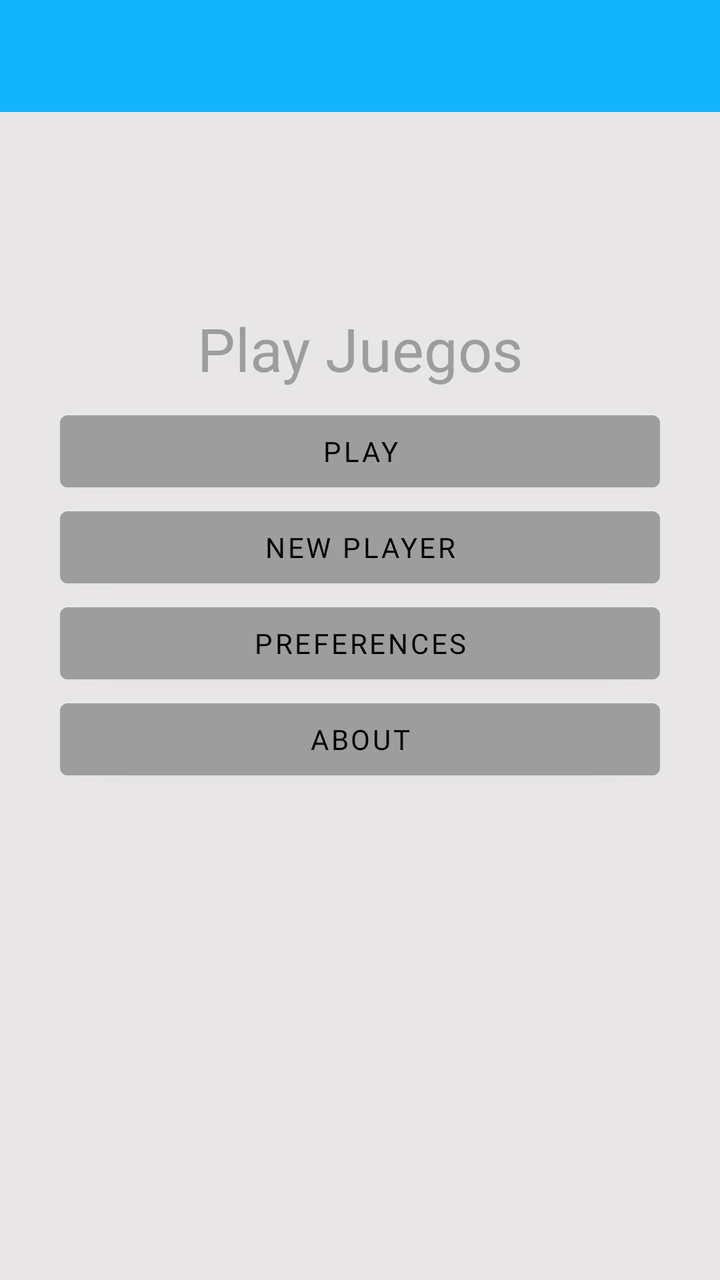
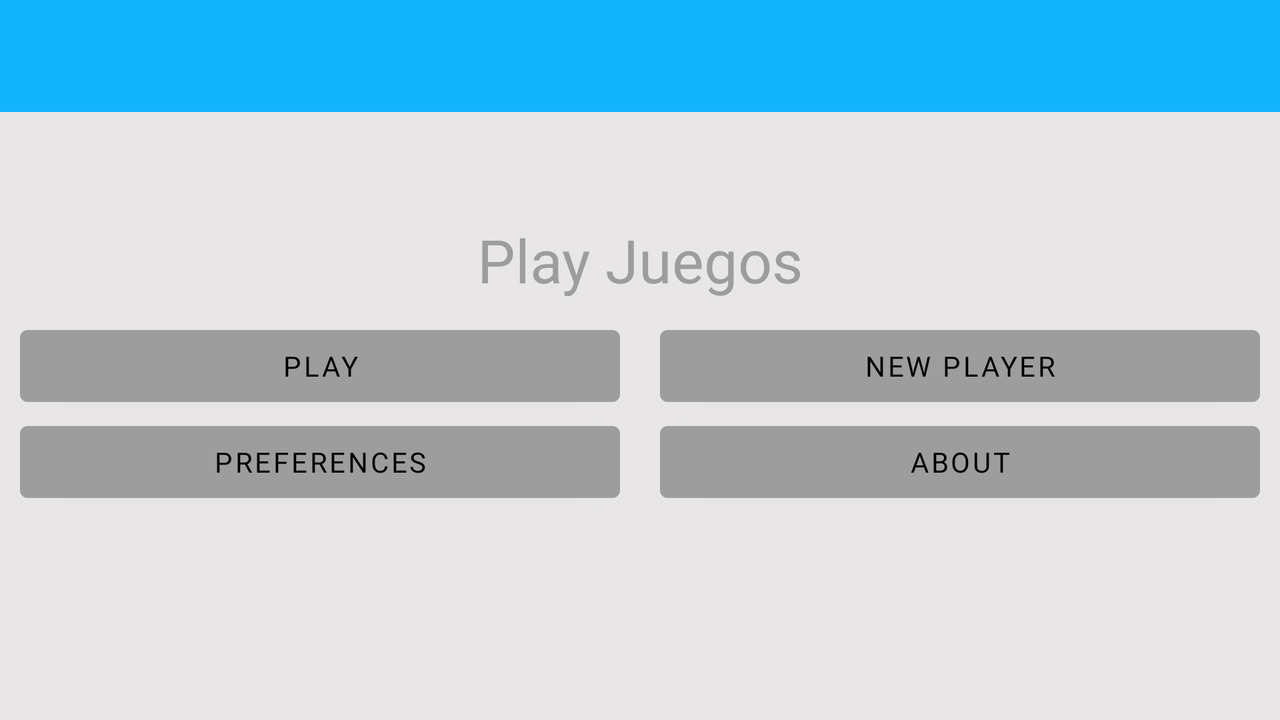

The same Android screen from two of the app's own layout files: first res/layout/ as a phone draws it, then the repository's variant for another configuration, drawn on a device whose configuration selects that folder. Both files follow.
<!-- AndroidManifest.xml: application theme Theme.PlayJuegosBorjaAG -->
<!-- res/layout/activity_main.xml -->
<?xml version="1.0" encoding="utf-8"?>
<androidx.constraintlayout.widget.ConstraintLayout xmlns:android="http://schemas.android.com/apk/res/android"
    xmlns:app="http://schemas.android.com/apk/res-auto"
    xmlns:tools="http://schemas.android.com/tools"
    android:id="@+id/main"
    android:layout_width="match_parent"
    android:layout_height="match_parent"
    android:background="@color/fondo"
    tools:context=".MainActivity">

    <androidx.appcompat.widget.Toolbar
        android:id="@+id/toolbar"
        android:layout_width="0dp"
        android:layout_height="wrap_content"
        android:background="#12B5FD"
        android:title="Play Juegos"
        android:titleTextColor="@android:color/white"
        app:layout_constraintTop_toTopOf="parent"
        app:layout_constraintStart_toStartOf="parent"
        app:layout_constraintEnd_toEndOf="parent"
        app:titleTextAppearance="@style/ToolbarEstilo"/>

    <TextView
        android:id="@+id/texto"
        android:layout_width="wrap_content"
        android:layout_height="wrap_content"
        android:text="Play Juegos"
        android:textColor="@color/boton"
        android:textSize="30dp"
        app:layout_constraintBottom_toTopOf="@id/linea1"
        app:layout_constraintEnd_toEndOf="parent"
        app:layout_constraintStart_toStartOf="parent"
        app:layout_constraintTop_toTopOf="parent"
        app:layout_constraintVertical_bias="0.9" />


    <com.google.android.material.button.MaterialButton
        android:id="@+id/botonPlay"
        style="@style/boton1"
        android:layout_width="300dp"
        android:layout_height="wrap_content"
        android:text="PLAY"
        app:layout_constraintBottom_toTopOf="@+id/botonNP"
        app:layout_constraintEnd_toEndOf="parent"
        app:layout_constraintStart_toStartOf="parent"
        app:layout_constraintTop_toBottomOf="@id/linea1" />

    <com.google.android.material.button.MaterialButton
        android:id="@+id/botonNP"
        android:layout_width="300dp"
        android:layout_height="wrap_content"
        android:text="NEW PLAYER"
        style="@style/boton1"
        app:layout_constraintBottom_toTopOf="@+id/botonPR"
        app:layout_constraintEnd_toEndOf="parent"
        app:layout_constraintStart_toStartOf="parent"
        app:layout_constraintTop_toBottomOf="@id/botonPlay" />

    <com.google.android.material.button.MaterialButton
        android:id="@+id/botonPR"
        android:layout_width="300dp"
        android:layout_height="wrap_content"
        android:text="PREFERENCES"
        style="@style/boton1"
        app:layout_constraintBottom_toTopOf="@+id/botonAbout"
        app:layout_constraintEnd_toEndOf="parent"
        app:layout_constraintStart_toStartOf="parent"
        app:layout_constraintTop_toBottomOf="@id/botonNP" />

    <com.google.android.material.button.MaterialButton
        android:id="@+id/botonAbout"
        android:layout_width="300dp"
        android:layout_height="wrap_content"
        android:text="ABOUT"
        style="@style/boton1"
        app:layout_constraintBottom_toBottomOf="@id/linea2"
        app:layout_constraintEnd_toEndOf="parent"
        app:layout_constraintStart_toStartOf="parent"
        app:layout_constraintTop_toBottomOf="@id/botonPR" />

    <androidx.constraintlayout.widget.Guideline
        android:id="@+id/linea1"
        android:layout_width="wrap_content"
        android:layout_height="wrap_content"
        android:orientation="horizontal"
        app:layout_constraintGuide_percent="0.33" />

    <androidx.constraintlayout.widget.Guideline
        android:id="@+id/linea2"
        android:layout_width="wrap_content"
        android:layout_height="wrap_content"
        android:orientation="horizontal"
        app:layout_constraintGuide_percent="0.6" />


</androidx.constraintlayout.widget.ConstraintLayout>
<!-- resources referenced by this layout -->
<resources>
  <color name="boton">#9D9D9D</color>
  <color name="fondo">#E8E6E6</color>
  <style name="ToolbarEstilo">
          <item name="android:textSize">20sp</item>
          <item name="android:textColor">@android:color/white</item>
      </style>
  <style name="boton1" parent="Widget.MaterialComponents.Button">
          <item name="android:backgroundTint">@color/boton</item>
          <item name="android:textColor">#000000</item>
          <item name="android:textSize">14sp</item>
      </style>
  <style name="Theme.PlayJuegosBorjaAG" parent="Base.Theme.PlayJuegosBorjaAG" />
  <style name="Base.Theme.PlayJuegosBorjaAG" parent="Theme.MaterialComponents.DayNight.NoActionBar">
          
          <item name="android:fontFamily">@font/aclonica</item>
          
      </style>
</resources>
<!-- res/layout-land/activity_main.xml (the repository's variant of the layout above) -->
<!-- drawn on the phone turned sideways -->
<?xml version="1.0" encoding="utf-8"?>
<androidx.constraintlayout.widget.ConstraintLayout xmlns:android="http://schemas.android.com/apk/res/android"
    xmlns:app="http://schemas.android.com/apk/res-auto"
    xmlns:tools="http://schemas.android.com/tools"
    android:id="@+id/main"
    android:layout_width="match_parent"
    android:layout_height="match_parent"
    android:background="@color/fondo"
    tools:context=".MainActivity">

    <androidx.appcompat.widget.Toolbar
        android:id="@+id/toolbar"
        android:layout_width="0dp"
        android:layout_height="wrap_content"
        android:background="#12B5FD"
        android:title="Play Juegos"
        android:titleTextColor="@android:color/white"
        app:layout_constraintTop_toTopOf="parent"
        app:layout_constraintStart_toStartOf="parent"
        app:layout_constraintEnd_toEndOf="parent"
        app:titleTextAppearance="@style/ToolbarEstilo"/>


    <TextView
        android:id="@+id/texto"
        android:layout_width="wrap_content"
        android:layout_height="wrap_content"
        android:text="Play Juegos"
        android:textColor="@color/boton"
        android:textSize="30dp"
        app:layout_constraintBottom_toTopOf="@id/linea1"
        app:layout_constraintEnd_toEndOf="parent"
        app:layout_constraintStart_toStartOf="parent"
        app:layout_constraintTop_toTopOf="parent"
        app:layout_constraintVertical_bias="0.9" />

    <com.google.android.material.button.MaterialButton
        android:id="@+id/botonPlay"
        android:layout_width="300dp"
        android:layout_height="wrap_content"
        android:text="PLAY"
        android:layout_marginEnd="10dp"
        style="@style/boton1"
        app:layout_constraintBottom_toTopOf="@+id/botonPR"
        app:layout_constraintEnd_toStartOf="@id/lineaV"
        app:layout_constraintTop_toBottomOf="@id/linea1" />

    <com.google.android.material.button.MaterialButton
        android:id="@+id/botonNP"
        android:layout_width="300dp"
        android:layout_height="wrap_content"
        android:text="NEW PLAYER"
        android:layout_marginStart="10dp"
        style="@style/boton1"
        app:layout_constraintBottom_toTopOf="@id/botonAbout"
        app:layout_constraintStart_toEndOf="@id/lineaV"
        app:layout_constraintTop_toBottomOf="@id/linea1"
        />

    <com.google.android.material.button.MaterialButton
        android:id="@+id/botonPR"
        android:layout_width="300dp"
        android:layout_height="wrap_content"
        android:text="PREFERENCES"
        android:layout_marginEnd="10dp"
        style="@style/boton1"
        app:layout_constraintBottom_toBottomOf="@id/linea2"
        app:layout_constraintEnd_toStartOf="@id/lineaV"
        app:layout_constraintTop_toBottomOf="@id/botonPlay"/>

    <com.google.android.material.button.MaterialButton
        android:id="@+id/botonAbout"
        android:layout_width="300dp"
        android:layout_height="wrap_content"
        android:text="ABOUT"
        android:layout_marginStart="10dp"
        style="@style/boton1"
        app:layout_constraintBottom_toTopOf="@id/linea2"
        app:layout_constraintStart_toEndOf="@id/lineaV"
        app:layout_constraintTop_toBottomOf="@id/botonNP" />

    <androidx.constraintlayout.widget.Guideline
        android:id="@+id/linea1"
        android:layout_width="wrap_content"
        android:layout_height="wrap_content"
        android:orientation="horizontal"
        app:layout_constraintGuide_percent="0.45" />

    <androidx.constraintlayout.widget.Guideline
        android:id="@+id/linea2"
        android:layout_width="wrap_content"
        android:layout_height="wrap_content"
        android:orientation="horizontal"
        app:layout_constraintGuide_percent="0.7" />

    <androidx.constraintlayout.widget.Guideline
        android:id="@+id/lineaV"
        android:layout_width="wrap_content"
        android:layout_height="wrap_content"
        android:orientation="vertical"
        app:layout_constraintGuide_percent="0.5" />




</androidx.constraintlayout.widget.ConstraintLayout>
